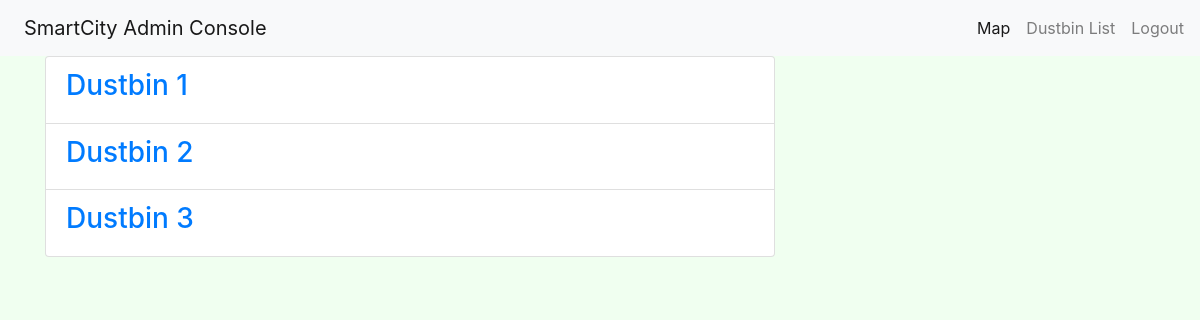
/dustbin/ (signed in), run on an earlier commit of the app's database.
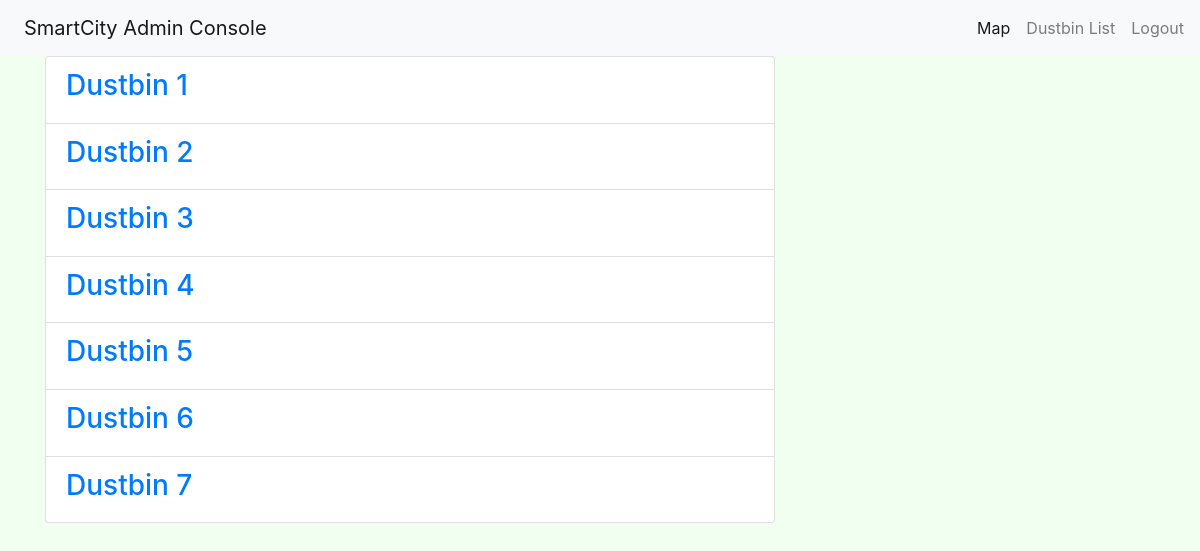
And on a later commit of the database.
### dustbin/models.py (models this page shows)
class Dustbin(models.Model):
	longitude = models.TextField()
	latitude = models.TextField()
	location = models.TextField()
	isFull = models.BooleanField()
	def __str__(self):
		return "Dustbin " + str(self.id)

### dustbin/views.py (the view)
class DustBinListView(LoginRequiredMixin, ListView):
	model = Dustbin
	template_name = 'dustbin_list.html'

### dustbin/templates/dustbin_list.html
{% extends 'base.html' %}
{% block content %}
    <div class="col-md-8">
	    <div class="list-group">
            {% for dustbin in object_list %}
                <a class="list-group-item" href="{% url 'dustbin:dustbin_detail' pk=dustbin.pk %}">
                    <h3 class="title list-group-item-heading">{{ dustbin }}</h3>
                </a>
            {% endfor %}
	    </div>
    </div>
{% endblock %}

### templates/base.html (shortened to what this page needs)
<!DOCTYPE html>
{% load staticfiles %}
{% load bootstrap4 %}
<html>
<head>
    <link rel="stylesheet" href="{% static "bootstrap/css/bootstrap.min.css" %}">
    <link rel="stylesheet" href="{% static "fonts/ionicons.min.css" %}">
    <link rel="stylesheet" href="{% static "css/overall_style.css" %}">
</head>
<body style="margin: 0;padding: 0;">
<nav class="navbar navbar-expand-lg navbar-light bg-light p-2" style="margin: 0; padding: 0">
    <a class="navbar-brand pl-3" href="{% url 'home' %}">SmartCity Admin Console</a>
    {% if user.is_authenticated %}
        <a class="nav-link" href="{% url 'accounts:profile' %}">
        </a>
    {% endif %}
    <div class="collapse navbar-collapse" id="navbarNav">
        <ul class="navbar-nav ml-auto">
            {% if user.is_authenticated %}
                <li class="nav-item active">
                    <a class="nav-link" href="{% url 'welcome' %}">Map<span class="sr-only">(current)</span></a>
                </li>
                <li class="nav-item">
                    <a class="nav-link" href="{% url 'dustbin:dustbin_list' %}">Dustbin List</a>
                </li>
                <li class="nav-item">
                    <a class="nav-link" href="{% url 'accounts:logout' %}">Logout</a>
                </li>
            {% endif %}
        </ul>
    </div>
</nav>
<div class="container mycontent">
    {% block content %}
    {% endblock %}
</div>
</body>
</html>

### static/css/overall_style.css (style rules this page uses)
body { background-color: honeydew; }
.mycontent { margin: 0 auto; padding: 0; width: 100%; }

What changed in the data, as far as the page shows it:
added Dustbin: id "Dustbin 4"
added Dustbin: id "Dustbin 5"
added Dustbin: id "Dustbin 6"
added Dustbin: id "Dustbin 7"
